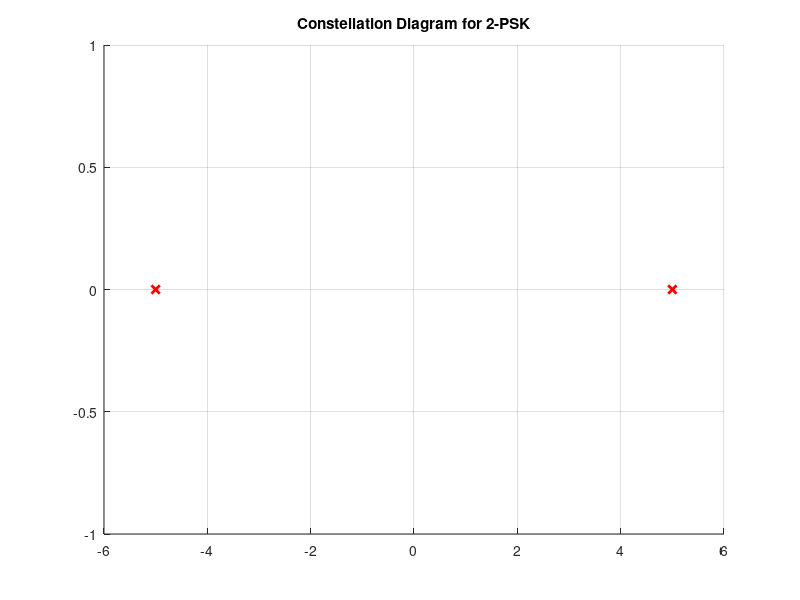
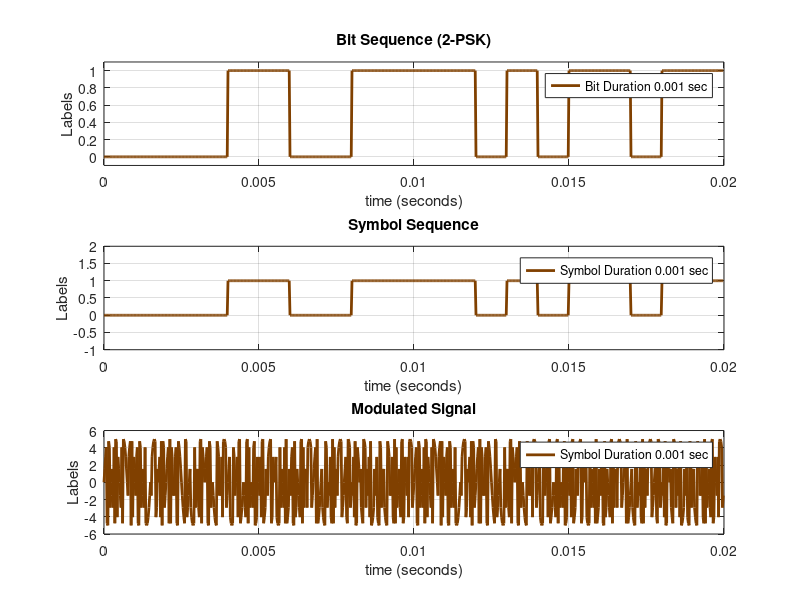

Source code (MATLAB) for these figures, in order: (Note: this script raises an error after producing the figures.)
%% Full M-PSK Modulation, Demodulation, BER
clc; clear all; close all;
%%
M_total = [2, 4, 8, 16, 32];          % M-PSK
%M_total = [6,10];
fig_count = 1;
for iter = 1:length(M_total)
        M = M_total(iter);
        phi_M = (0:M-1)*2*pi/M;          % corresponding angles for M symbols
        n_bits = log2(M);               % n_bits = no. of bits in a symbol
        %
        A = 5;
        
        % assuming X axis is sin(2pifct) and Y axis is cos(2pifct)
        % Sk(t) = A*cos(phi_M)*sin(2pifct) + A*sin(phi_M)*cos(2pifct)    [ % modulated signal ]
        coeff_X = A*cos(phi_M);
        coeff_Y = A*sin(phi_M);
        
        % rounding upto 3 decimal points
        coeff_X = round(coeff_X * 1000) / 1000;
        coeff_Y = round(coeff_Y * 1000) / 1000;

        figure(fig_count); fig_count = fig_count+1 ;
   
        scatter(coeff_X, coeff_Y, 'x', 'MarkerEdgeColor', 'red', 'LineWidth', 2);
        titleString = sprintf('Constellation Diagram for %d-PSK', M);
        title(titleString);
        grid on
        %
        no_symbols = 400;           % total number of symbols taken into consideration
        no_bits = no_symbols*n_bits;      % n_bits = no. of bits in a symbol which must be multiple of log2(M)
                                    % no_bits = total no of bits taken into consideration
        Rb = 1000;                  % data bit rate
        samples_per_bit = 40;       % samples per bit
        Tb = 1/Rb;                  % bit duration
        fc = 2*Rb;                  % carrier frequency
        Fs = samples_per_bit*Rb;                  % sampling frequency
        Ts = 1/Fs;                  % considered time step
        t = 0:Ts:no_bits*Tb-Ts;           % considered total time interval
            
       
        bits_stream = randi([0,1],1,no_bits);       % 1D row vector
        %
        temp = reshape(bits_stream, [n_bits, no_bits/n_bits])';   % temp dimension = [no of symbols , no of bits in a symbol] 
                                                                  % [400,2] in this case
        symbols_stream = (bi2de(temp, 'left-msb'))';
        symbols_stream_gray = bin2gray(symbols_stream,'psk',M);         % it basically interchanges '2' and '3' [only for qpsk]
        
        stream_phases = symbols_stream_gray*2*pi/M;     % phases for symbols
        % upsampling vector to match timeaxis
        symbol_upsampling = length(t)/length(stream_phases);
        bit_upsampling = length(t)/length(bits_stream);
        %    
        bits_time = reshape(repmat(bits_stream, bit_upsampling, 1), [1, length(t)]);            % bits array matching time dimension
        phi = reshape(repmat(stream_phases, symbol_upsampling, 1), [1, length(t)]);                % phi angle array matching time dimension
        symbols_time = reshape(repmat(symbols_stream, symbol_upsampling, 1), [1, length(t)]);   % symbols array matching time dimension
        
            
        %% Modulation
        modulated_signal = A*sin(2*pi*fc*t + phi);
        
        figure(fig_count); fig_count = fig_count+1 ;
        
        subplot(311)
        plot(t(1:20*samples_per_bit),bits_time(1:20*samples_per_bit), 'LineWidth',2, 'Color', [0.5, 0.25, 0])
        titleString = sprintf('Bit Sequence (%d-PSK)', M);
        title(titleString);
        legend_label = sprintf('Bit Duration %.3f sec', Tb);
        legend(legend_label, 'Location', 'northeast')
        ylim([-0.1,1.1]);
        xlabel('time (seconds)'); ylabel('Labels');
        grid on
        
        subplot(312)
        plot(t(1:20*samples_per_bit),symbols_time(1:20*samples_per_bit),'LineWidth',2, 'Color', [0.5, 0.25, 0])
        %titleString = sprintf('Symbol Sequence (%d-PSK)', M);
        title('Symbol Sequence')
        legend_label = sprintf('Symbol Duration %.3f sec', Tb*n_bits);
        legend(legend_label, 'Location', 'northeast')
        ylim([-1,M]);
        xlabel('time (seconds)'); ylabel('Labels');
        grid on
        
        subplot(313)
        plot(t(1:20*samples_per_bit), modulated_signal(1:20*samples_per_bit),'LineWidth',2, 'Color', [0.5, 0.25, 0])
        title('Modulated Signal')
        % legend_label = sprintf('Bit Duration %.3f sec', Tb);
        legend(legend_label, 'Location', 'northeast')
        ylim([-1-A,1+A]);
        xlabel('time (seconds)'); ylabel('Labels');
        grid on
        
        % PSD
        [pxx,frequency] = pwelch(modulated_signal,250,125,512*2,Fs);  %pwelch(modulated_signal,500,250,512,Fs)
        pxx = pxx/max(pxx);
        figure(fig_count);  fig_count = fig_count+1 ;
        plot(frequency, pxx,'LineWidth', 2, 'Color', [0.5, 0.25, 0]); grid on;
        xlabel('Frequency');
        ylabel('PSD')
        titleString = sprintf('PSD of Modulated Signal (%d-PSK)', M);
        title(titleString);
       
        %% Demodulation and BER vs SNR
        SNR = -25:5:5;         % defining range of SNR (dB) that we will check
        %SNR = [-30];
        BER = [];
        fig_no_LAST = length(M_total)*(length(SNR)+3)+1;   
        symbol_duration_time = 0:Ts:n_bits*Tb - Ts;        % 1 symbol duration over timeaxis, here the upper limit is significant (subtracting Ts)
                                                        
        carrier = sin(2*pi*fc*symbol_duration_time);    % carrier sig for demodulation (taken over 1 symbol)
        carrier_quad = cos(2*pi*fc*symbol_duration_time);  % quadrature carrier sig for demodulation
            
        carrier_len = length(carrier_quad);             % no of samples over 1 symbol
        %    
            for i = 1:length(SNR)
                signal_with_noise = awgn(modulated_signal, SNR(i), 'measured');    % contains the noisy signal over full interval
        
                % suppose, no of symbols=400, and no of samples in 1 symbol is 80.
                % so noisy signal length is (400*80). now we will divide it into
                % 400x80 2D matrix, and multiply each symbol (length of 80) with
                % carrier signal. to match dimension of matrix multiplication,
                % necessaty reshaping is done. Finally we need to divide by
                % 'carrier_len' for averaging.
                
                % Multiply by carrier and do average
                a_i = carrier*reshape(signal_with_noise, [carrier_len, length(symbols_stream)])/carrier_len;      % a_i & a_q will be of 400 length 1D matrix
                a_q = carrier_quad*reshape(signal_with_noise, [carrier_len, length(symbols_stream)])/carrier_len;
                
                % searching distance from constellation points and find the minimum one
                constellation_distance = (A*cos(phi_M')-2*a_i).^2+(A*sin(phi_M')-2*a_q).^2;
                [~, decoded_gray] = min(constellation_distance); % just to get the index
                
                decoded_gray = decoded_gray - 1; % graycode starts from 0 but index starts from 1
                decoded_symbols = bin2gray(decoded_gray,'psk',M);    % basically interchanging '2' and '3' for qpsk
                %decoded_bits = fliplr(de2bi(decoded_symbols, n_bits))';
                decoded_bits = (de2bi(decoded_symbols, n_bits,'left-msb'))';
                decoded_msg = decoded_bits(:)';         % size(decoded_msg) = [1,total_no_bits]
                %size(decoded_msg)
                
                figure(fig_count); fig_count = fig_count+1 ;
                
                subplot(211)
                stairs(bits_stream(1:20),'LineWidth', 2, 'Color',[0.5,0.25,0]);     % plotting first 20 bits
                titleString = sprintf('Transmitted Bits ; SNR=%d ; (%d-PSK)',SNR(i), M);
                title(titleString);
                xlim([1,20]);
                ylim([-0.2,1.2])
                xlabel("Bit Sequence number"); grid on;
                
                subplot(212)
                stairs(decoded_msg(1:20),'LineWidth', 2, 'Color',[0.5,0.25,0]);     % plotting first 20 bits
                title('Decoded Bit Stream');
                xlim([1,20]);
                ylim([-0.2,1.2])
                xlabel("Bit Sequence number"); grid on;
                BER = [BER, mean(abs(bits_stream-decoded_msg))];
            end

            %BER
            figure(fig_no_LAST); % fig_count = fig_count+1 ;
            plot(SNR, BER, 'LineWidth', 2);
            xlabel('SNR in dB');
            ylabel('Bit Error Rate');
            grid on;
            hold on;
                
end   
figure(fig_no_LAST);
legend('2 PSK', '4 PSK', '8 PSK', '16 PSK', '32 PSK');
title('BER vs SNR [M-PSK]');

%% here bin2gray() and gray2bin() has been used
% there is an alternate way to implement both functions

% implement bin2gray() alternate:
% psk_gray = pskmod(psk_symbols,M);
% psk_phases=angle(psk_gray);

% implement gray2bin() alternate:
% constellation_distance = (A*cos(phiM')-2*ai).^2+(A*sin(phiM')-2*aq).^2;
% [~, demod_graycode] = min(constellation_distance);
% demod_graycode = demod_graycode - 1;
% demod_symbols = pskmod(demod_graycode,M);
% demod_symbols=angle(demod_symbols);
% demod_symbols(demod_symbols<0)=demod_symbols(demod_symbols<0)+2*pi;
% demod_symbols=(demod_symbols*M)/(2*pi);
% demod_symbols=int32(demod_symbols);
% demod_bits = fliplr(de2bi(demod_symbols, n_bits))';
% demod_msg = demod_bits(:)';
